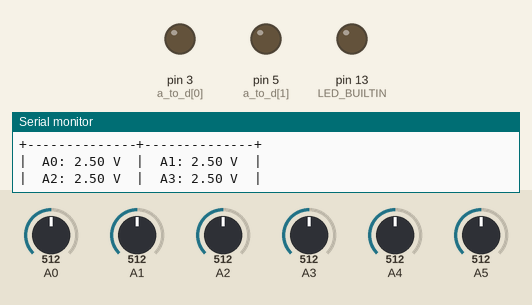
Simulated run of this sketch. Board: Arduino Uno, built with avr-gcc and run on an emulated ATmega328P. On the bench: output pins drawn as LEDs (lit = HIGH), the last lines printed to the serial monitor. The test bench sets the inputs (shaded band); at power-on: A0 = 512, A1 = 512, A2 = 512, A3 = 512, A4 = 512, A5 = 512.

Above: at 1.2 s.
1.3 s: A0 set to 421
3.8 s: A0 set to 393
At 4.9 s:
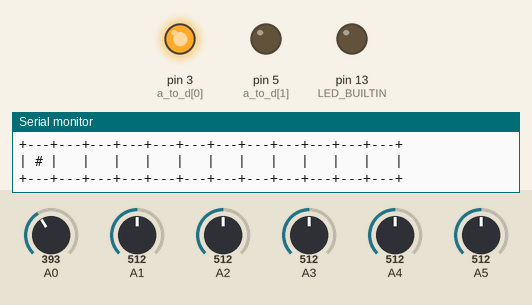
5.3 s: A1 set to 421
6.8 s: A1 set to 393
At 7.2 s:
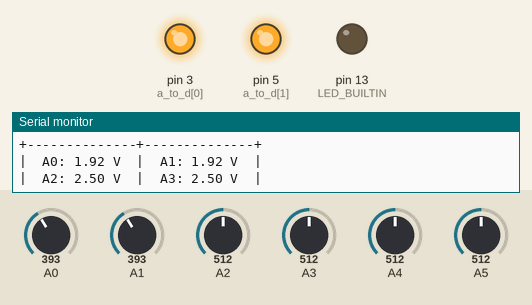
8.3 s: A0 set to 716
At 9.5 s:
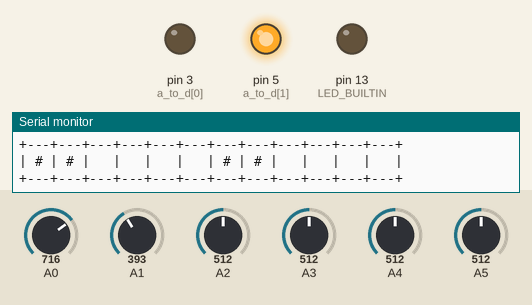
9.8 s: A0 set to 306
At 10.7 s:
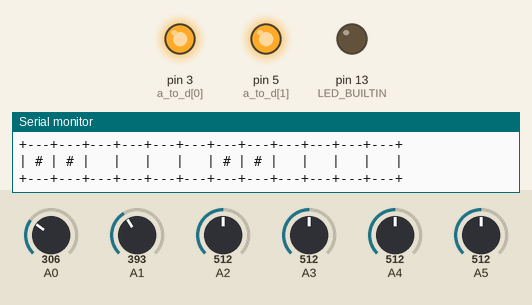
Timing chart, 0 to 12.3 s (numbered marks = the images above; inputs shaded):
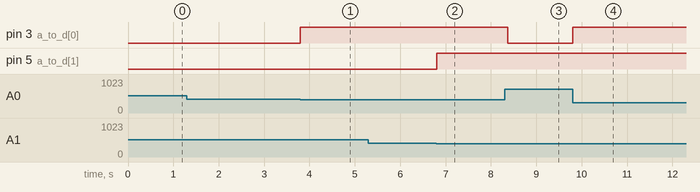

The sketch:

kontrolna-ploca.ino
```cpp
#define MAX_VOLTAGE 5.0 // V
#define MOSFET_THRESHOLD 2.0 // V

#define MAX_ANALOG_IN 6
#define MAX_DIGITAL_OUT 14
#define MAX_PAIRS 12

#define DELTA_TIME 1000

#define PRINT_SN_OUTPUT true
#define PRINT_HALL_VOLTAGE true
#define PRINT_FIRED_PAIRS true

// Coils:              1  2  3  4  5  6  7  8  9 10 11 12
int active_pairs[] = { 1, 1, 0, 0, 0, 0, 1, 0, 0, 0, 0, 0 };
bool fired_pairs[] = { 0, 0, 0, 0, 0, 0, 0, 0, 0, 0, 0, 0 };

// In pins:     a0  a1  a2  a3  a4  a5
int a[] =      { 0,  0,  0,  0,  0,  0 };
int a_to_d[] = { 3,  5,  6,  9, 10, 11 };

// SN pins:        SN-1 SN-2 SN-3
int sn[] =        {   2,   4,   8 };
bool sn_state[] = {   0,   0,   0 };

/* Launcher states:
    -1  > Fault
    0   > Ready
    1   > Launched
*/
int launcher_state = 0;
unsigned long previous_time;

float voltage = 0.0;

float sensor_to_voltage(int sensor_value);

void set_mosfet(int a_pin);

void setup() {

  // Serial monitor
  Serial.begin(9600);
  Serial.println("------------");

  // Set all mux outputs to A
  for (int i = 0; i < 3; ++i) {
    digitalWrite(sn[i], LOW);
  }

  // Record starting time
  previous_time = millis();

  pinMode(LED_BUILTIN, OUTPUT);

}

void loop() {

  a[0] = analogRead(A0);
  a[1] = analogRead(A1);
  a[2] = analogRead(A2);
  a[3] = analogRead(A3);
  a[4] = analogRead(A4);
  a[5] = analogRead(A5);

  unsigned long current_time = millis();

  // Prints START

  if (current_time - previous_time >= DELTA_TIME) {

    previous_time = current_time;

    if (PRINT_SN_OUTPUT) {
      Serial.println("+---------+---------+---------+");
      Serial.print("|");
      for (int i = 0; i < 3; ++i) {
        Serial.print((String)" SN-" + (i + 1) + ": " + sn_state[i] + " |");
      }
      Serial.println();
      Serial.println("+---------+---------+---------+");
    }

    if (PRINT_HALL_VOLTAGE) {
      Serial.println("+--------------+--------------+");
      Serial.print("|");
      for (int i = 0; i < MAX_ANALOG_IN; ++i) {
        Serial.print((String)"  A" + i + ": " + sensor_to_voltage(a[i]) + " V  |");
        if (i % 2 && i < MAX_ANALOG_IN - 1) {
          Serial.println();
          Serial.print("|");
        }
      }
      Serial.println();
      Serial.println("+--------------+--------------+");
    }

    if (PRINT_FIRED_PAIRS) {
      Serial.println("+---+---+---+---+---+---+---+---+---+---+---+---+");
      Serial.print("|");
      for (int i = 0; i < MAX_PAIRS; ++i) {
        if (fired_pairs[i]) {
          Serial.print(" # |");
        } else {
          Serial.print("   |");
        }
      }
      Serial.println("");
      Serial.println("+---+---+---+---+---+---+---+---+---+---+---+---+");
    }

  }

  // Prints END

  bool all_active_fired = true;
  for (int a = 0; a < (MAX_PAIRS / 2); ++a) {
    if (active_pairs[a] || active_pairs[a + (MAX_PAIRS / 2)]) {
      set_mosfet(a);
    }
    if (active_pairs[a] != fired_pairs[a] || active_pairs[a + (MAX_PAIRS / 2)] != fired_pairs[a + (MAX_PAIRS / 2)]) {
      all_active_fired = false;
    }
  }
  if (all_active_fired) {
    launcher_state = 1;
  }

}

float sensor_to_voltage(int sensor_value) {
  return sensor_value * (MAX_VOLTAGE / 1023.0);
}

void set_mosfet(int a_pin) {
  if (sensor_to_voltage(a[a_pin]) <= MOSFET_THRESHOLD) {

    // Activate MOSFET
    analogWrite(a_to_d[a_pin], 255);

    // Mark that this pair was turned on
    fired_pairs[a_pin + sn_state[a_pin % 6 / 2] * (MAX_PAIRS / 2)] = 1;

    // If this was the last Hall effect pair for this SN
    if (a_pin % 2 && a_pin < MAX_ANALOG_IN / 2) {
      // Switch (de)mux in/out (from A to B)
      digitalWrite(sn[a_pin / 2], HIGH);
      sn_state[a_pin / 2] = HIGH;
    }

  } else {

    // Deactivate MOSFET
    analogWrite(a_to_d[a_pin], 0);

  }
}
/*
digitalWrite(LED_BUILTIN, HIGH);
    voltage = 4.8;
    delay(10000);
*/
```

Measured:
- the behaviour switches between 410 and 409 on A0 (found by bisection; images 0 and 1)
- the behaviour switches between 410 and 409 on A1 (found by bisection; images 1 and 2)
- after the input at 3.8 s, pin 3 (a_to_d[0]): LOW → HIGH at once
- after the input at 6.8 s, pin 5 (a_to_d[1]): LOW → HIGH at once
- after the input at 8.3 s, pin 3 (a_to_d[0]): HIGH → LOW after 0.07 s
- after the input at 9.8 s, pin 3 (a_to_d[0]): LOW → HIGH at once
